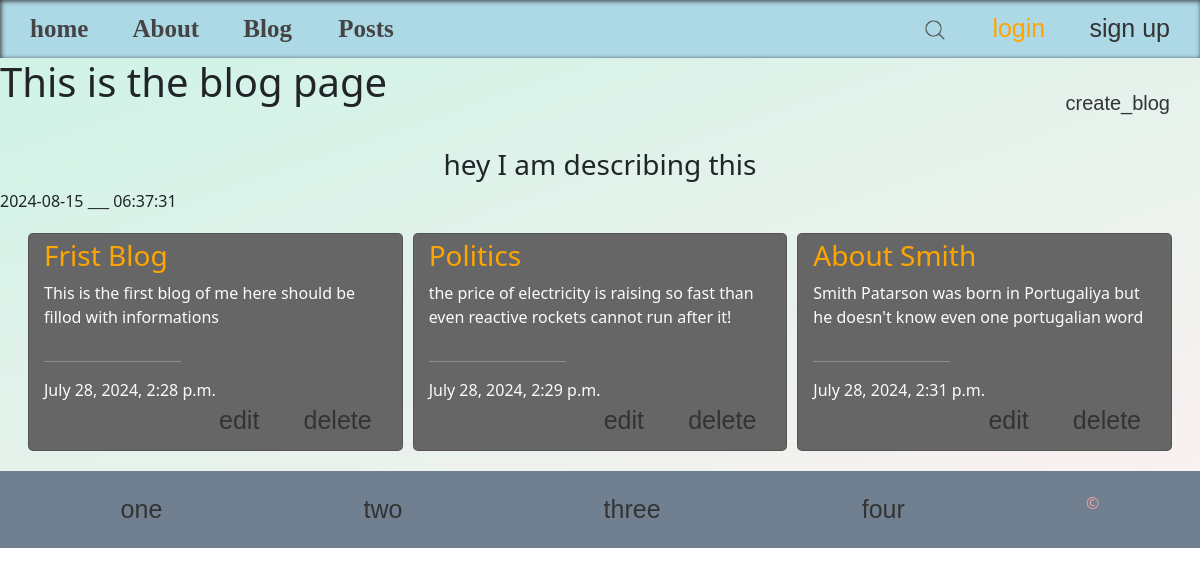
The page /blog/ on the database as committed earlier.
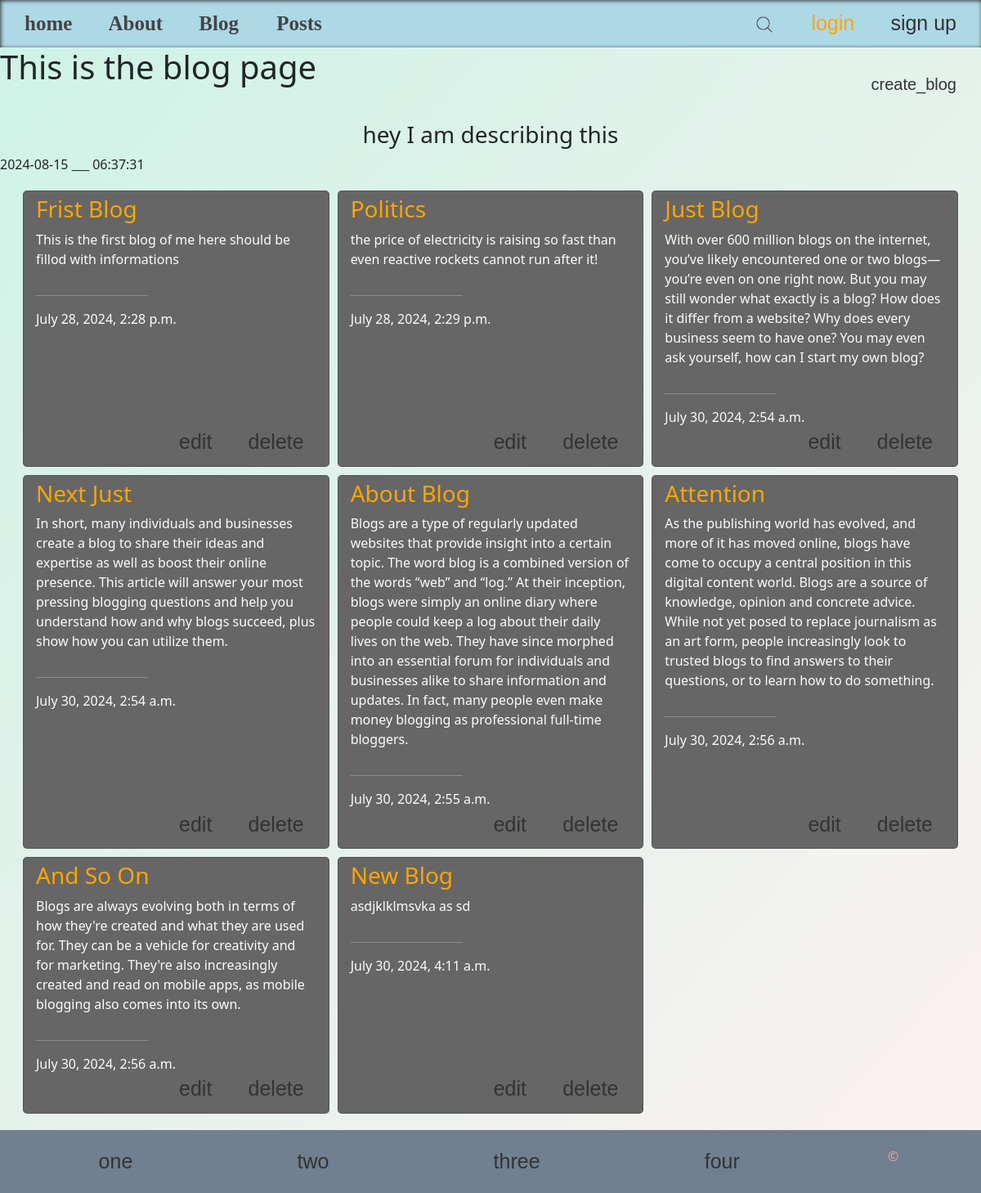
The same page on the database as committed later.
### blog/models.py (models this page shows, shortened)
class Blog(models.Model):
    title = models.CharField(max_length=50)
    description = models.TextField()
    date_posted = models.DateTimeField(auto_now_add=True)
    class Meta:
        ordering = ('date_posted',)

### blog/views.py (the view)
# urls.py: path('', blogsview, name='blog'),
def blogsview(request):
    all_blogs  = Blog.objects.all()
    context = {
        'title': 'This is the blog page',
        'description': 'hey I am describing this',
        'blogs': all_blogs
    }
    return render(request, 'blog.html', context)

### blog/templates/blog.html (shortened to what this page needs)
{%extends 'base.html'%}
{%load static %}
{%block css%}
    <link rel="stylesheet" href="{%static 'styles/blog.css'%}">
{%endblock%}
{%block content%}
        <div class="headBlog">
            <h1>{{title}}</h1>
            <a href="{% url 'create_blog' %}">create_blog</a>
        </div>
        <h3 style="text-align: center;">{{description}}</h3>
        {% now "Y-m-d" %}
        <span>___</span>
        {% now "H:i:s" %}
        <div class="cards">
            {% for i in blogs%}
                <div class="card">
                    <h3 style="color: orange;">{{i.title|title}}</h3>
                    <p>{{i.description}}</p>
                    <hr style="width: 40%; margin-left: 0;">
                    <span>{{i.date_posted}}</span>
                    <div class="action-btns">
                        <a href="{%url 'update-blog' i.id %}">edit</a>
                        <a class="del" href="{%url 'delete-blog' i.id%}">delete</a>
                    </div>
                </div>
            {% endfor %}
        </div>
{%endblock%}

### templates/base.html (shortened to what this page needs)
{% load static%}
{% load django_bootstrap5 %}
{% bootstrap_css %}
<!DOCTYPE html>
<html lang="en">
<head>
    <link rel="stylesheet" href="{% static 'styles/navbar.css' %}">
    <link rel="stylesheet" href="{% static 'styles/footer.css' %}">
    {%block css%}
    {%endblock%}
</head>
<body>
    {%include "navbar.html"%}
    <main>
        {%block content%}
        {%endblock%}
    </main>
    {% include "footer.html"%}
</body>
</html>

### templates/navbar.html (shortened to what this page needs)
{% load static %}
<header>
    <div class="links">
        <a href="{%url 'home'%}">home</a>
        <a href="{% url 'about'%}">About</a>
        <a href="{% url 'blog'%}">Blog </a>
        <a href="{% url 'posts'%}">Posts</a>
    </div>
    <div class="auth-wrapper">
        {%if not request.user.is_authenticated%}
            <a class="nav-item login" href="#">
                <img src="{%static 'icons/lupa.png' %}" width="20" alt="icon">
            </a>
            <a class="nav-item login" href="{%url 'login_user'%}">login</a>
            <a class="nav-item signup" href="{%url 'create-user'%}">sign up</a>
        {%endif%}
    </div>
</header>

### templates/footer.html
<footer>
        <li><a href="#">one</a></li>
        <li><a href="#">two</a></li>
        <li><a href="#">three</a></li>
        <li><a href="#">four</a></li>
        <li>&copy;</li>
</footer>

### static/styles/navbar.css (style rules this page uses)
* { padding: 0; margin: 0; transition: 0.5s; }
main { background: linear-gradient(to right bottom, rgb(207, 243, 230), rgb(250, 241, 241)); }
header { display: flex; justify-content: space-between; align-items: center; box-shadow: inset 1px 1px 5px #333; padding: 10px; background-color: lightblue; }
.links a { padding: 20px; color: #444; font-size: 25px; font-family: cursive ; font-weight: bolder; border-radius: 10px; }
a { text-decoration: none; border-radius: 5px; padding: 10px 20px; font-family: sans-serif; color: #333; font-size: 25px; }
.login { font-family: Impact, Haettenschweiler, 'Arial Narrow Bold', sans-serif; color: orange; font-size: 25px; cursor: pointer; }

### static/styles/footer.css (style rules this page uses)
li { list-style-type: none; }
footer { display: flex; justify-content: space-around; padding: 20px; background: slategray; color: rgb(236, 161, 161); }

### static/styles/blog.css (style rules this page uses)
.headBlog { display: flex; justify-content: space-between; }
.headBlog a { margin: 15px; padding: 15px; text-decoration: none; font-size: 20px; font-family: Impact, Haettenschweiler, 'Arial Narrow Bold', sans-serif; color: #333; border-radius: 10px; }
.cards { display: grid; grid-template-columns: 1fr 1fr 1fr; gap: 10px; width: 97%; margin: auto; padding: 20px 10px; }
.card { position: relative; padding: 5px 15px 3rem 15px; width: 100%; background-color: #666; color: snow; border-radius: 5px; cursor: pointer; }
.action-btns { position: absolute; bottom: 10px; right: 10px; text-align: end; }

Rows that differ between the two databases and show on the page:
removed Blog: title "About Smith", description "Smith Patarson was born in Portugaliya but he doesn't know even one portugalian word", date_posted "July 28, 2024, 2:31 p.m."
added Blog: title "Just Blog", description "With over 600 million blogs on the internet, you’ve likely encountered one or two blogs—you’re even on one right now. But you may still wonder what exactly is a blog? How does it differ from a website? Why does every business seem to have one? You may even ask yourself, how can I start my own blog?", date_posted "July 30, 2024, 2:54 a.m."
added Blog: title "Next Just", description "In short, many individuals and businesses create a blog to share their ideas and expertise as well as boost their online presence. This article will answer your most pressing blogging questions and help you understand how and why blogs succeed, plus show how you can utilize them.", date_posted "July 30, 2024, 2:54 a.m."
added Blog: title "About Blog", description "Blogs are a type of regularly updated websites that provide insight into a certain topic. The word blog is a combined version of the words “web” and “log.” At their inception, blogs were simply an online diary where people could keep a log about their daily lives on the web. They have since morphed into an essential forum for individuals and businesses alike to share information and updates. In fact, many people even make money blogging as professional full-time bloggers.", date_posted "July 30, 2024, 2:55 a.m."
added Blog: title "Attention", description "As the publishing world has evolved, and more of it has moved online, blogs have come to occupy a central position in this digital content world. Blogs are a source of knowledge, opinion and concrete advice. While not yet posed to replace journalism as an art form, people increasingly look to trusted blogs to find answers to their questions, or to learn how to do something.", date_posted "July 30, 2024, 2:56 a.m."
added Blog: title "And So On", description "Blogs are always evolving both in terms of how they're created and what they are used for. They can be a vehicle for creativity and for marketing. They're also increasingly created and read on mobile apps, as mobile blogging also comes into its own.", date_posted "July 30, 2024, 2:56 a.m."
added Blog: title "New Blog", description "asdjklklmsvka as sd", date_posted "July 30, 2024, 4:11 a.m."
